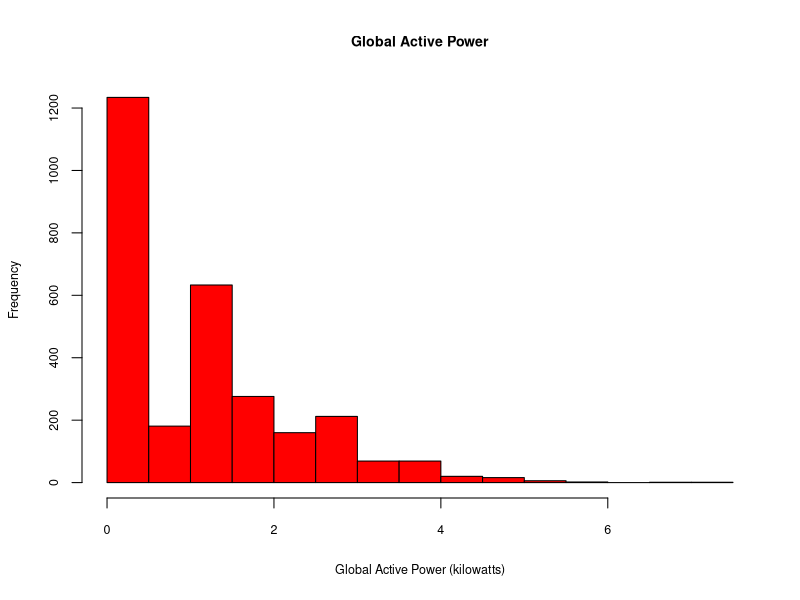

Recreate this plot in R.
subsetdata <- read.csv("subsetdata.csv")

hist(subsetdata$Global_active_power, xlab="Global Active Power (kilowatts)", main="Global Active Power", col="red", cex.lab=0.75, cex.axis=0.75, cex.main=0.85, cex.sub=0.75)

dev.copy(png,"plot1.png", width=480, height=480)

dev.off()